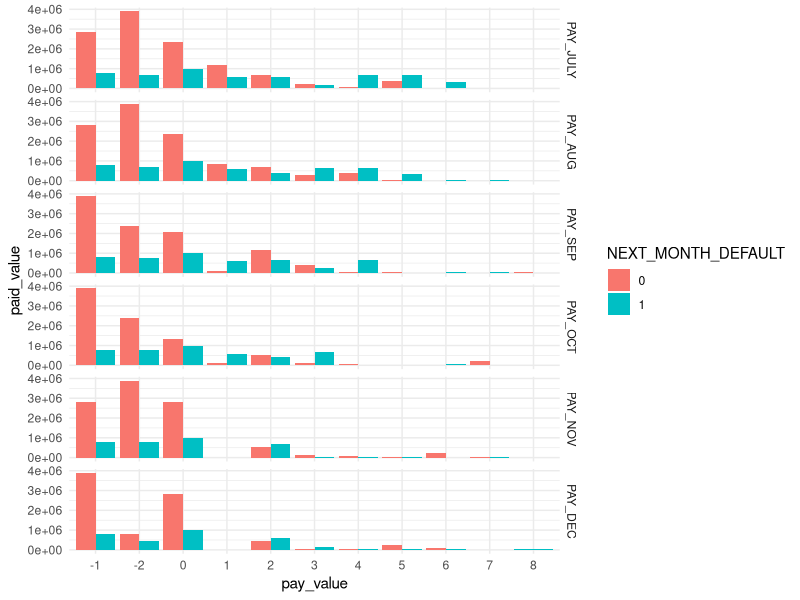
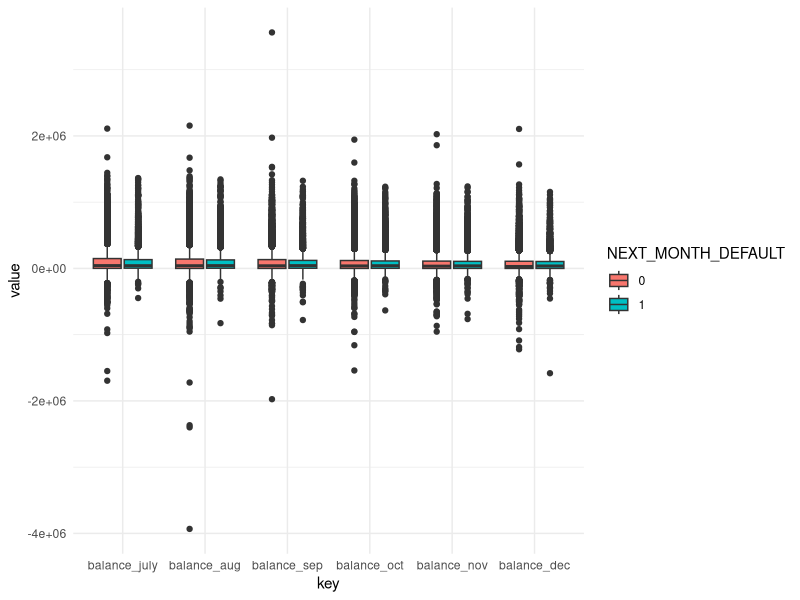
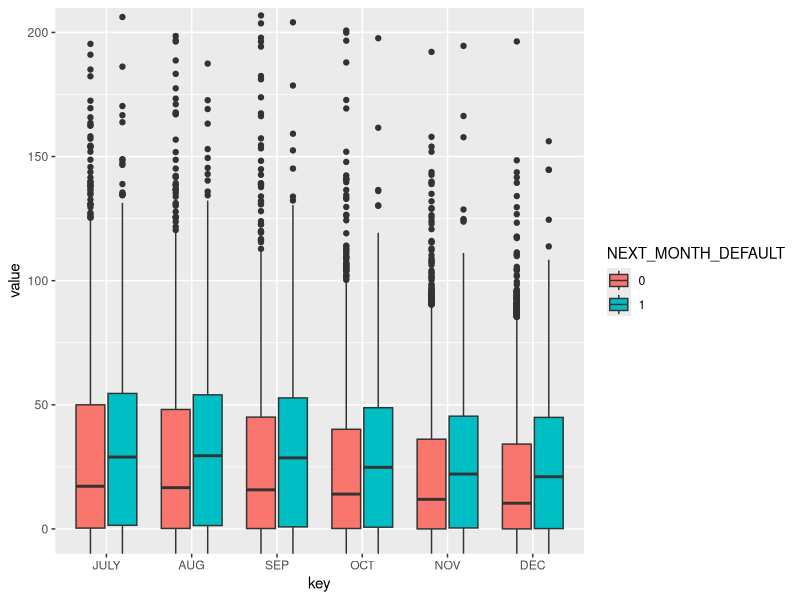

Write R code to recreate these figures, in order.
## ---- chunk 1
library(tidyverse)
library(ggridges)
## ---- chunk 2
train_df <- read.csv("../credit_card_default_train.csv")
train_df$NEXT_MONTH_DEFAULT <- as.factor(train_df$NEXT_MONTH_DEFAULT)
train_df$PAY_JULY <- factor(train_df$PAY_JULY,levels=as.character(seq(-2,9)))
train_df$PAY_AUG <- factor(train_df$PAY_AUG,levels=as.character(seq(-2,9)))
train_df$PAY_SEP <- factor(train_df$PAY_SEP,levels=as.character(seq(-2,9)))
train_df$PAY_OCT <- factor(train_df$PAY_OCT,levels=as.character(seq(-2,9)))
train_df$PAY_NOV <- factor(train_df$PAY_NOV,levels=as.character(seq(-2,9)))
train_df$PAY_DEC <- factor(train_df$PAY_DEC,levels=as.character(seq(-2,9)))
test_df <- read.csv("../credit_card_default_test.csv")
## ---- chunk 3
ggplot(data=train_df%>%
         gather(pay_key,pay_value,c("PAY_JULY","PAY_AUG",
                                        "PAY_SEP","PAY_OCT",
                                        "PAY_NOV","PAY_DEC")) %>%
         gather(paid_key,paid_value,c("PAID_AMT_JULY","PAID_AMT_AUG",
                                      "PAID_AMT_SEP","PAID_AMT_OCT",
                                      "PAID_AMT_NOV","PAID_AMT_DEC")) %>%
         mutate(pay_key = factor(pay_key,levels=c("PAY_JULY","PAY_AUG",
                                        "PAY_SEP","PAY_OCT",
                                        "PAY_NOV","PAY_DEC"))),
       aes(y=paid_value,x=pay_value,fill=NEXT_MONTH_DEFAULT))+
  # geom_line(aes(color=NEXT_MONTH_DEFAULT))+
  geom_bar(position="dodge", stat="identity")+
  facet_grid(pay_key ~ .) + theme_minimal()
## ---- chunk 4
train_df$balance_july <- train_df$DUE_AMT_JULY - train_df$PAID_AMT_JULY
train_df$balance_aug <- train_df$DUE_AMT_AUG - train_df$PAID_AMT_AUG
train_df$balance_sep <- train_df$DUE_AMT_SEP - train_df$PAID_AMT_SEP
train_df$balance_oct <- train_df$DUE_AMT_OCT - train_df$PAID_AMT_OCT
train_df$balance_nov <- train_df$DUE_AMT_NOV - train_df$PAID_AMT_NOV
train_df$balance_dec <- train_df$DUE_AMT_DEC - train_df$PAID_AMT_DEC

ggplot(data=gather(train_df,key,value,c("balance_july","balance_aug",
                                        "balance_sep","balance_oct",
                                        "balance_nov","balance_dec")) %>%
         mutate(key = factor(key,levels =c("balance_july","balance_aug",
                                        "balance_sep","balance_oct",
                                        "balance_nov","balance_dec"))),
       aes(x = key,y = value))+
  geom_boxplot(aes(fill=NEXT_MONTH_DEFAULT))+theme_minimal()
## ---- chunk 5
train_df <- train_df %>% mutate(
  Balance_Credit_Limit_Numeric = case_when(
    Balance_Limit_V1 == "100K" ~ 100000,
    Balance_Limit_V1 == "200K" ~ 200000,
    Balance_Limit_V1 == "300K" ~ 300000,
    Balance_Limit_V1 == "400K" ~ 400000,
    Balance_Limit_V1 == "500K" ~ 500000,
    Balance_Limit_V1 == "1M" ~ 1000000,
    Balance_Limit_V1 == "1.5M" ~ 1500000,
    Balance_Limit_V1 == "2M" ~ 2000000,
    Balance_Limit_V1 == "2.5M" ~ 2500000
  )
) %>%
  mutate(
    balance_Credit_Lim_JULY=(balance_july/Balance_Credit_Limit_Numeric) * 100,
    balance_Credit_Lim_AUG=(balance_aug/Balance_Credit_Limit_Numeric) * 100,
    balance_Credit_Lim_SEP=(balance_sep/Balance_Credit_Limit_Numeric) * 100,
    balance_Credit_Lim_OCT=(balance_oct/Balance_Credit_Limit_Numeric) * 100,
    balance_Credit_Lim_NOV=(balance_nov/Balance_Credit_Limit_Numeric) * 100,
    balance_Credit_Lim_DEC=(balance_dec/Balance_Credit_Limit_Numeric) * 100
  ) %>%
  na.omit()
## ---- chunk 6
ggplot(data=gather(train_df,key,value,c("balance_Credit_Lim_JULY","balance_Credit_Lim_AUG",
                                        "balance_Credit_Lim_SEP","balance_Credit_Lim_OCT",
                                        "balance_Credit_Lim_NOV","balance_Credit_Lim_DEC")) %>%
         mutate(key = factor(key,levels=c("balance_Credit_Lim_JULY","balance_Credit_Lim_AUG",
                                        "balance_Credit_Lim_SEP","balance_Credit_Lim_OCT",
                                        "balance_Credit_Lim_NOV","balance_Credit_Lim_DEC"))),
       aes(x=key,y=value))+
  geom_boxplot(aes(fill=NEXT_MONTH_DEFAULT))+
  coord_cartesian(ylim=c(0,200))+
  scale_x_discrete(labels=c("JULY","AUG","SEP","OCT","NOV","DEC"))
